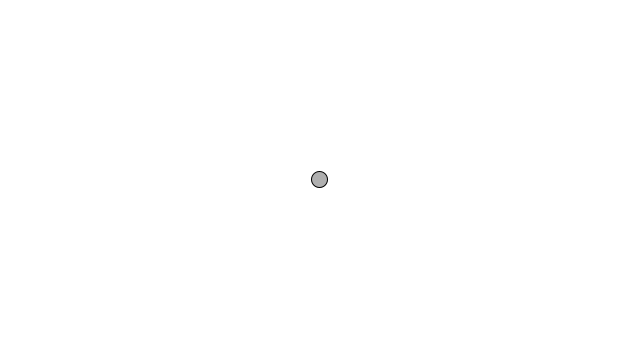
Frame 1 (no input)
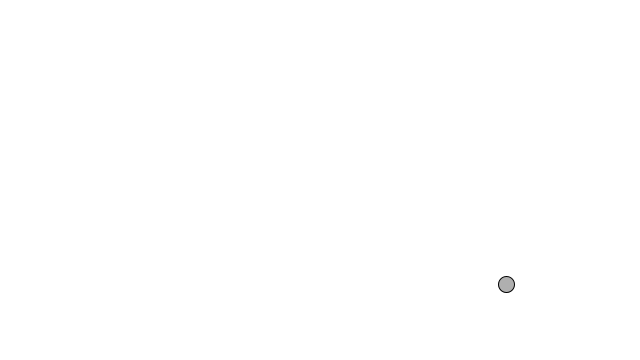
Frame 60 (the mouse pressed at the canvas centre just before this capture)
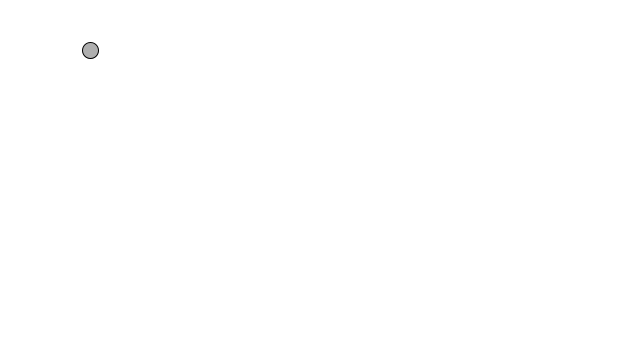
Frame 120 (the mouse held since frame 60 and released just before this capture)

The Processing sketch that drew these frames (run headless with seeded random() and noise(); from frame 60 on, the mouse is pressed at the canvas centre):

// Processing sketch: E1_8MoverToMousescalewdist
// ── E1_8MoverToMousescalewdist.pde
class Mover {
  
  PVector location;
  PVector velocity;
  PVector acceleration;
  PVector mouse;
  float tx;
  float ty;
  float topspeed;
  
  Mover() {
    location = new PVector(width/2, height/2);
    velocity = new PVector(0,0);
    acceleration = new PVector(0,0);
    mouse = new PVector(0, 0);
    topspeed = 10;
    tx = 0;
    tx = 1000;
  
  }
  
  void update(){
    mouse.x = mouseX;
    mouse.y = mouseY;
    acceleration = PVector.sub(mouse, location);
    acceleration.normalize();
    acceleration.mult(map(dist(mouse.x, mouse.y, location.x, location.y), 0, 700, 0, 1));
    velocity.add(acceleration);
    location.add(velocity);
    velocity.limit(topspeed);
    tx+=.005;
    ty+=.005;
    
  }
  
  void display(){
    stroke(0);
    fill(175);
    
    ellipse(location.x, location.y, 16, 16);
  }
  
  void checkEdges(){
    if(location.x > width){
      location.x = 0;
    } else if (location.x < 0){
      location.x = width;
    }
    
    if(location.y > height){
      location.y = 0;
    } else if (location.y <0){
      location.y = height;
    }
  }
}

Mover mover;

void setup(){
  size(640, 360);
  background(255);
  mover = new Mover();
}

void draw(){
  background(255);
  mover.update();
  mover.checkEdges();
  mover.display();
}
